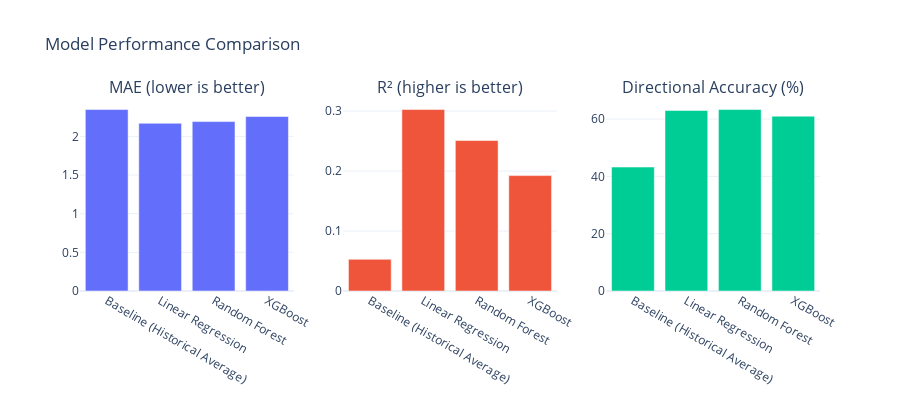

Notebook code for this chart:
### Code cell
# Visualize model comparison
fig = make_subplots(
	rows=1, cols=3,
	subplot_titles=('MAE (lower is better)', 'R² (higher is better)', 'Directional Accuracy (%)')
)

# MAE
fig.add_trace(
	go.Bar(x=results_df['model'], y=results_df['mae'], name='MAE'),
	row=1, col=1
)

# R²
fig.add_trace(
	go.Bar(x=results_df['model'], y=results_df['r2'], name='R²'),
	row=1, col=2
)

# Directional Accuracy
fig.add_trace(
	go.Bar(x=results_df['model'], y=results_df['directional_accuracy'], name='Dir Acc'),
	row=1, col=3
)

fig.update_layout(
	height=400,
	showlegend=False,
	title_text='Model Performance Comparison',
	template='plotly_white'
)

fig.show()

### Figure 1 — Plotly figure (JSON) as saved in the notebook; plotly's stock layout.template omitted (floating-point values rounded to 4 significant figures)
{"data": [{"name": "MAE", "type": "bar", "x": ["Baseline (Historical Average)", "Linear Regression", "Random Forest", "XGBoost"], "xaxis": "x", "y": [2.348, 2.17, 2.192, 2.257], "yaxis": "y"}, {"name": "R²", "type": "bar", "x": ["Baseline (Historical Average)", "Linear Regression", "Random Forest", "XGBoost"], "xaxis": "x2", "y": [0.0528, 0.3025, 0.2509, 0.1924], "yaxis": "y2"}, {"name": "Dir Acc", "type": "bar", "x": ["Baseline (Historical Average)", "Linear Regression", "Random Forest", "XGBoost"], "xaxis": "x3", "y": [43.25, 62.99, 63.32, 61.01], "yaxis": "y3"}], "layout": {"annotations": [{"font": {"size": 16}, "showarrow": false, "text": "MAE (lower is better)", "x": 0.1444, "xanchor": "center", "xref": "paper", "y": 1, "yanchor": "bottom", "yref": "paper"}, {"font": {"size": 16}, "showarrow": false, "text": "R² (higher is better)", "x": 0.5, "xanchor": "center", "xref": "paper", "y": 1, "yanchor": "bottom", "yref": "paper"}, {"font": {"size": 16}, "showarrow": false, "text": "Directional Accuracy (%)", "x": 0.8556, "xanchor": "center", "xref": "paper", "y": 1, "yanchor": "bottom", "yref": "paper"}], "height": 400, "showlegend": false, "title": {"text": "Model Performance Comparison"}, "xaxis": {"anchor": "y", "domain": [0, 0.2889]}, "xaxis2": {"anchor": "y2", "domain": [0.3556, 0.6444]}, "xaxis3": {"anchor": "y3", "domain": [0.7111, 1]}, "yaxis": {"anchor": "x", "domain": [0, 1]}, "yaxis2": {"anchor": "x2", "domain": [0, 1]}, "yaxis3": {"anchor": "x3", "domain": [0, 1]}}}
